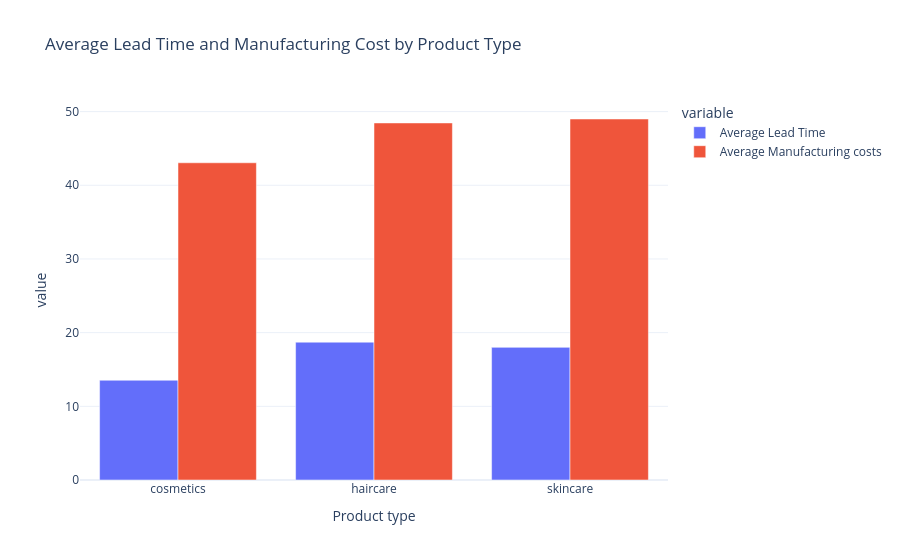

This figure's notebook cell:
### Code cell
fig = px.bar(
    result,
    x='Product type',
    y=['Average Lead Time', 'Average Manufacturing costs'],
    barmode='group',
    title='Average Lead Time and Manufacturing Cost by Product Type'
)

fig.show()

### Figure 1 — Plotly figure (JSON) as saved in the notebook; plotly's stock layout.template omitted (floating-point values rounded to 4 significant figures)
{"data": [{"alignmentgroup": "True", "hovertemplate": "variable=Average Lead Time<br>Product type=%{x}<br>value=%{y}<extra></extra>", "legendgroup": "Average Lead Time", "marker": {"color": "#636efa", "pattern": {"shape": ""}}, "name": "Average Lead Time", "offsetgroup": "Average Lead Time", "orientation": "v", "showlegend": true, "textposition": "auto", "type": "bar", "x": ["cosmetics", "haircare", "skincare"], "xaxis": "x", "y": [13.54, 18.71, 18], "yaxis": "y"}, {"alignmentgroup": "True", "hovertemplate": "variable=Average Manufacturing costs<br>Product type=%{x}<br>value=%{y}<extra></extra>", "legendgroup": "Average Manufacturing costs", "marker": {"color": "#EF553B", "pattern": {"shape": ""}}, "name": "Average Manufacturing costs", "offsetgroup": "Average Manufacturing costs", "orientation": "v", "showlegend": true, "textposition": "auto", "type": "bar", "x": ["cosmetics", "haircare", "skincare"], "xaxis": "x", "y": [43.05, 48.46, 48.99], "yaxis": "y"}], "layout": {"barmode": "group", "legend": {"title": {"text": "variable"}, "tracegroupgap": 0}, "title": {"text": "Average Lead Time and Manufacturing Cost by Product Type"}, "xaxis": {"anchor": "y", "domain": [0, 1], "title": {"text": "Product type"}}, "yaxis": {"anchor": "x", "domain": [0, 1], "title": {"text": "value"}}}}
